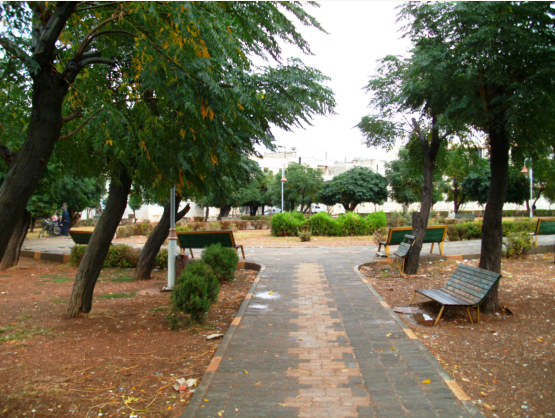
%> input picture nwpic.bmp, 555 x 418 px
$ octave --eval "result = segment4(imread('nwpic.bmp'));"   (GNU Octave 9; MATLAB toolbox functions it lacks are replaced by stand-ins)
%> lines starting %> are read from the running program, lines starting %| are printed output that depends on the picture; in (x1, y1, x2, y2) boxes, pixels count from 0 and x2, y2 are one past the last pixel; in counts of white or black regions, pixels touching at a corner belong together; the program's own positions count from 1
function [ Sn ] = segment4( pic )
%UNTITLED Summary of this function goes here
%   Detailed explanation goes here
%   [YY] : Yasin Yousif 2014/Hims/Syria.


gpic=rgb2gray(pic);
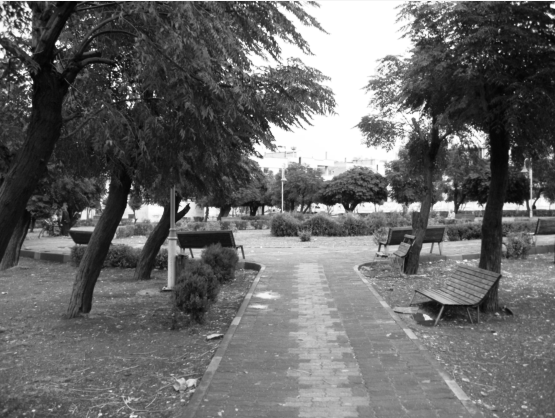
%> gpic: size 418x555 uint8; min 2, max 255, mean 105
level = graythresh(gpic);
%> level = 0.471
msk=im2bw(gpic,level);
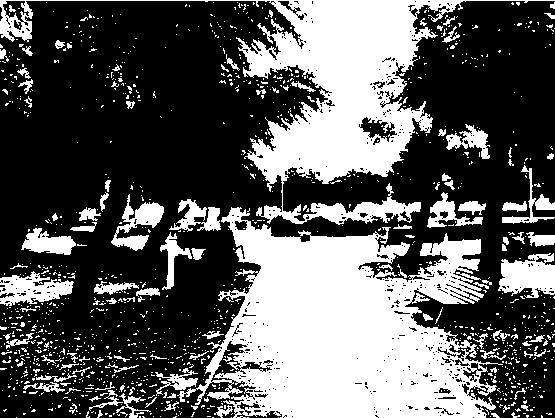
%> msk: size 418x555 logical; 36.1% white; 1271 white regions (1157 under 20 px), largest, box (x1, y1, x2, y2) and area: (177, 207, 503, 418) 39279, (0, 0, 555, 225) 25912, (498, 253, 555, 298) 1777
sn1=(pic(:,:,1)>100|pic(:,:,2)>100|pic(:,:,3)>100);
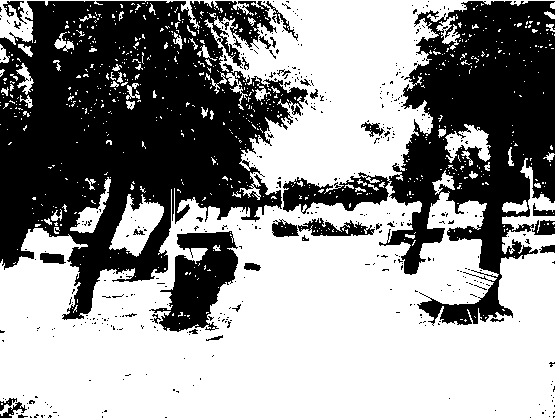
%> sn1: size 418x555 logical; 57.7% white; 450 black regions (417 under 20 px), largest, box (x1, y1, x2, y2) and area: (0, 1, 308, 320) 55936, (283, 1, 555, 326) 32930, (149, 231, 238, 332) 4718
msk=sn1|msk;

% [4 lines of commented-out code are left out]
[h,w,~]=size(pic);
%> h = 418; w = 555
msk = imclearborder(msk);
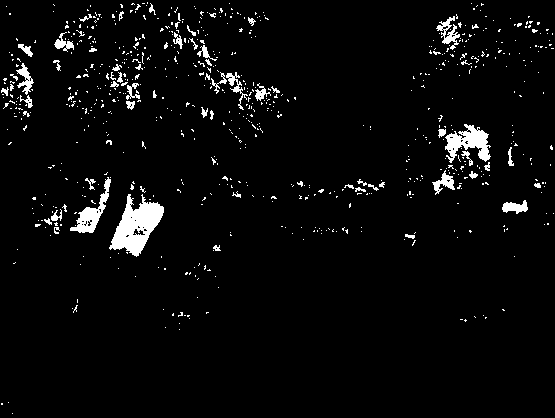
%> msk: size 418x555 logical; 3.9% white; 734 white regions (676 under 20 px), largest, box (x1, y1, x2, y2) and area: (109, 194, 164, 257) 1742, (445, 124, 491, 163) 897, (70, 177, 111, 233) 658

msk = bwareaopen(msk, ceil(h*w/100));
%> msk: size 418x555 logical; every value is 0

% Now remove holes < 1% image area
msk = ~bwareaopen(~msk, ceil(h*w/100));
% p=[166   272   267   170];

% msk=false(h,w);
% msk((p(2):(p(2)+p(4))),(p(1):(p(3)+p(1))))=true(p(4)+1,p(3)+1);
%-----------part1 [YY]--------------------
tic
%> (the run ends here)

$ run again, on npic.png
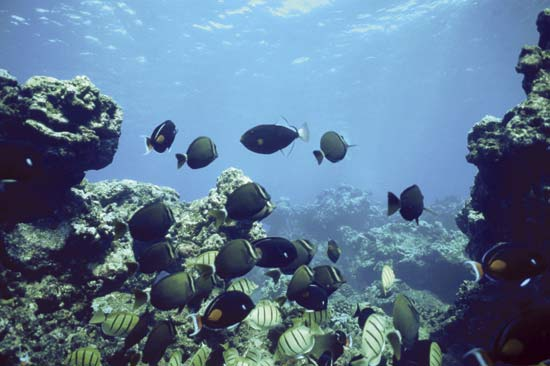
%> input picture npic.png, 550 x 366 px
%> in segment4, `gpic=rgb2gray(pic);`:
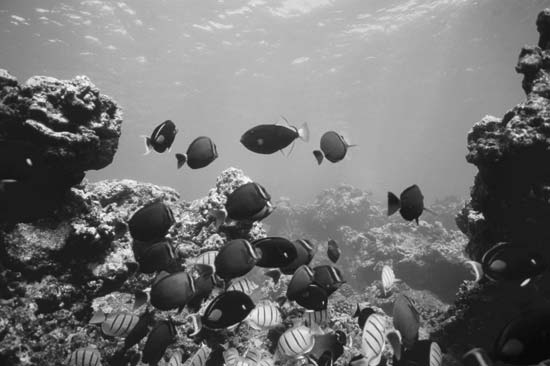
%> gpic: size 366x550 uint8; min 4, max 251, mean 114.8
%> level = 0.408
%> sn1: size 366x550 logical; 63.9% white; 245 black regions (216 under 20 px), largest, box (x1, y1, x2, y2) and area: (0, 77, 346, 366) 42274, (377, 107, 550, 366) 23118, (516, 12, 550, 104) 1226
%> in segment4, `msk = imclearborder(msk);`:
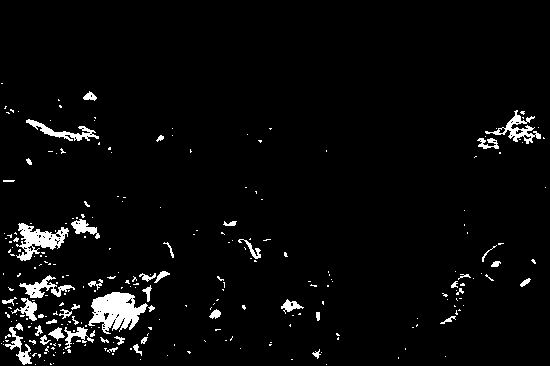
%> msk: size 366x550 logical; 3.8% white; 267 white regions (218 under 20 px), largest, box (x1, y1, x2, y2) and area: (88, 292, 148, 334) 1442, (16, 223, 69, 261) 875, (485, 110, 541, 144) 520
